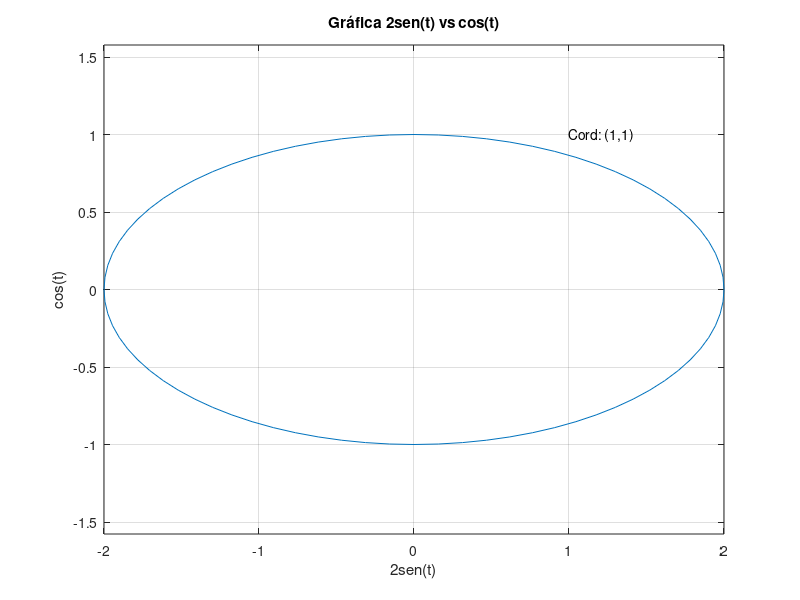

MATLAB code to generate this figure:
%Ejemplos de gráficas en 2D - Usando la función plot
%% Ejemplo 1
clc 
clear
x = [0:10:80];
y = [0,0.38,0.71,0.92,1,0.92,0.71,0.38,0];
%****************************************************************
%plot(x,y);
%Forma más simple de generar una gráfica en 2D
%****************************************************************


%****************************************************************
plot(x,y,'-.bs','linewidth',2,'markersize',10,'markeredgecolor','g','markerfacecolor','r');
%<-.> representa el tipo de linea que tendrá la gráfica
%<b> representa el color de la gráfica (blue)
%<s> representa el simbolo o figurilla (marker) que tendrá cada punto de la gráfica
%<linewidth,2> representa el anchor de la línea (en este caso es 2)
%<markersize,10> representa el tamaño del marker
%<markeredgecolor,'g'> representa el color del marker (green)
%<markerfacecolor,'r'> representa el color de relleno del marker (red)
xlabel('t[s]');
ylabel('h[m]');
%Nombre de los ejes
title('Posición vs tiempo');
%Título de la gráfica
%****************************************************************

%% Ejemplo 2
clc 
clear
x = [0:10:360];
y = cosd(x);
plot(x,y,'r');  %El tercer parámetro cambia el color de la gráfica
grid on         %Activa la "rejilla" de la gráfica 
title('Gráfica del Coseno');
xlabel('x');
ylabel('y = cos(x)');

%% Ejemplo 3
% En este ejemplo se mostrará como gráficar 2 o más en una misma figura
clc
clear
t = linspace(0,0.7,100);
A = 5*exp(-7*t);
x = A.*sin(100*t+1.5);

hold on     %Las gráficas que se encuentren entre estos dos bloques (hold on y hold off)
    plot(t,x,'r');  %se van a mostrar en la misma figura 
    plot(t,A,'b');
    plot(t,-A,'b');
hold off
grid on
title('Oscilaciones Amortiguadas');
%legend('Desplazamiento','Amplitud');
%<legend(arg1,...,argN)> Nos sirve para describir qué representa cada
%gráfica: Muestra un pequeño rectángulo en la grpafica en el que muestra 
%de qué es cada gráfica y para diferenciar las gráficas, se ve un pequeño
%segmento del tipo de linea de cada una de las gráficas
%NOTA: Es importante seguir el orden: El primero que se mostró con plot
%debe corresponder al primer argumento de <legend> y así sucesivamente :)
%NOTA 2: La ubicación por defecto es la esquina superior derecha
legend('Desplazamiento','Amplitud','location','southwest');
%Los dos parámetros extra de legend nos sirven para modifcar la ubicación
%por defecto
xlabel('t');
ylabel('X,A');

%% Ejemplo 4
clc
clear
t = [0:pi/40:2*pi];
plot(2*sin(t),cos(t));
xlabel('2sen(t)');
ylabel('cos(t)');
grid on
title('Gráfica 2sen(t) vs cos(t)');
%Ejemplos de configuración de los ejes:
axis equal      %Los ejes tendrán la misma escala 
%axis square     %Redimensiona los ejes para que ambos 
                %tengan la misma longitud (la escala 
                %no es la misma)              
%axis([-20,20,0,10]);   
%axis([xInicio,xFinal,yInicio,yFinal]);
    %Las siguientes dos líneas son equivalentes a la anterior
%xlin([xInicio,xFinal]);
%ylin([yInicio,yFinal]);

text(1,1,'Cord: (1,1)');
%<text(...)> Nos sirve para escribir en algún punto específico de la
%gráfica. El punto está definido por los primeros dos parámetros.
%Nota: Se puede personalizar el texto que aparece, todos los detalles se
%encuentran en la documentación de la función. 

disp('Hola');


